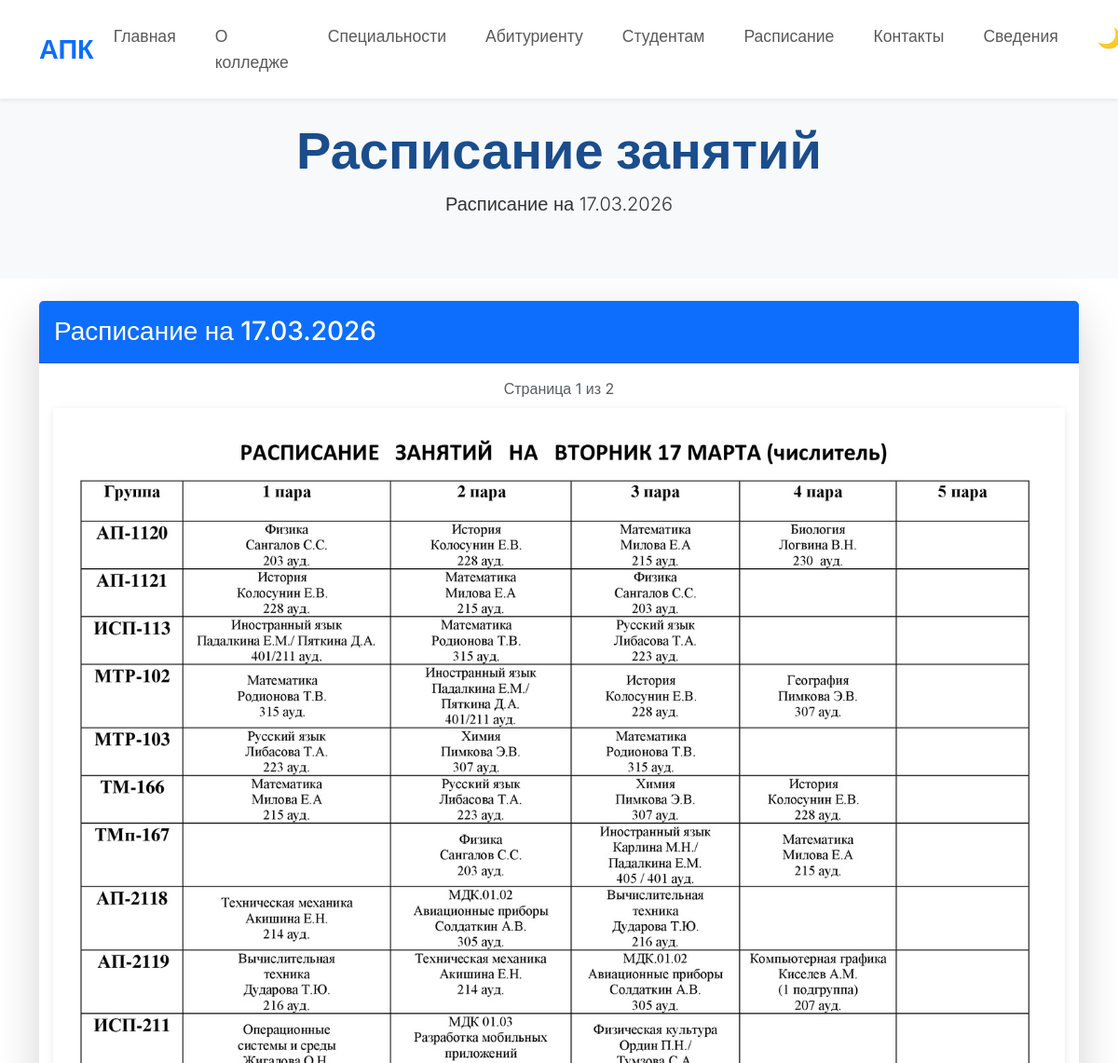
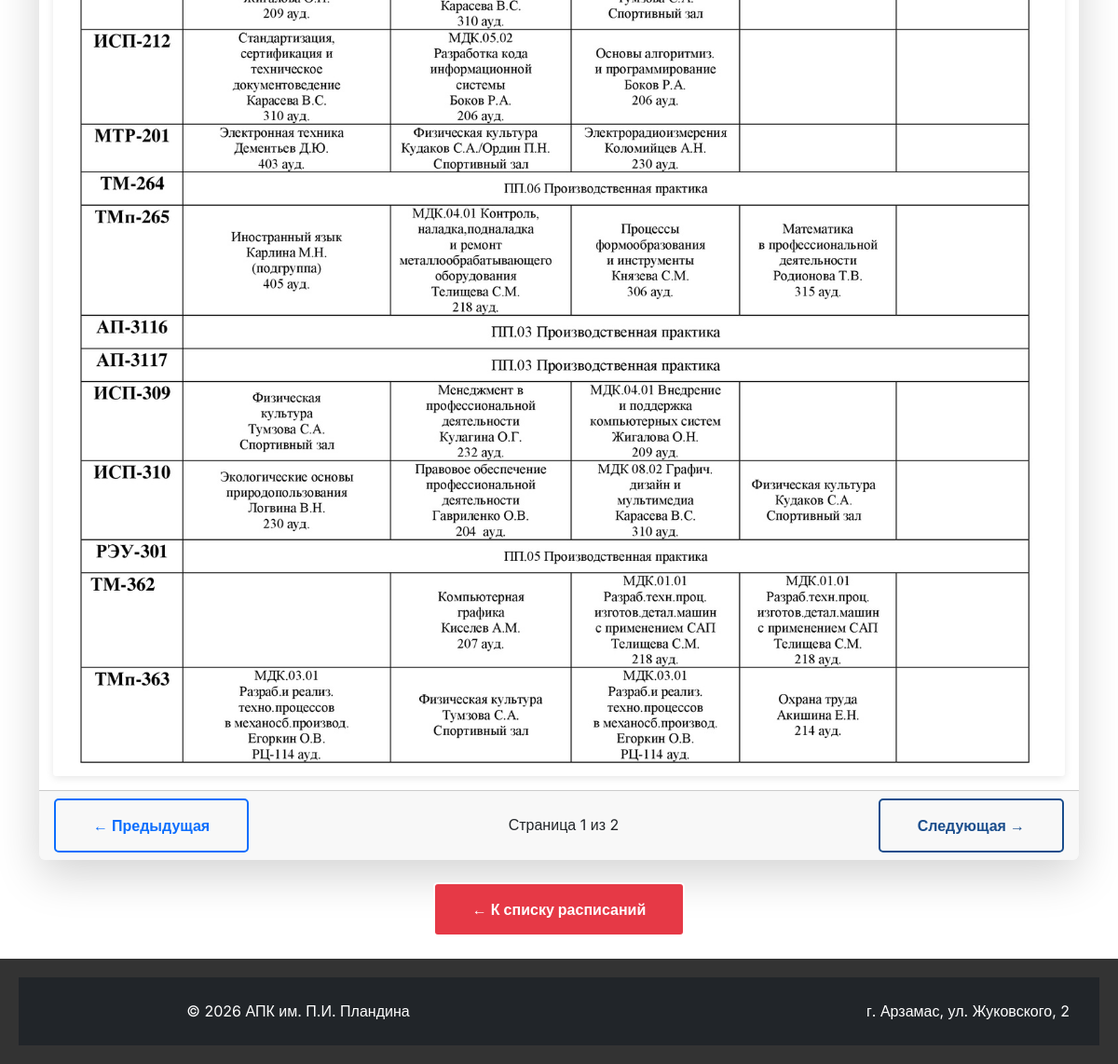
Page /schedule/4/ on the committed database (2 pictures, top to bottom).
### main/models.py (models this page shows, shortened)
class Schedule(models.Model):
    title = models.CharField(max_length=100, verbose_name="Название", default="Расписание")
    date = models.DateField(verbose_name="На какую дату")
    is_active = models.BooleanField(default=True, verbose_name="Актуальное")
    uploaded_at = models.DateTimeField(auto_now_add=True, verbose_name="Дата загрузки")
    class Meta:
        verbose_name = "Расписание"
        verbose_name_plural = "Расписания"
        ordering = ['-date']

class SchedulePage(models.Model):
    schedule = models.ForeignKey(Schedule, on_delete=models.CASCADE, related_name='pages', verbose_name="Расписание")
    image = models.ImageField(upload_to='schedules/', verbose_name="Фото страницы")
    page_number = models.PositiveIntegerField(verbose_name="Номер страницы")
    class Meta:
        verbose_name = "Страница расписания"
        verbose_name_plural = "Страницы расписания"
        ordering = ['page_number']

### main/views.py (the view)
# urls.py: path('schedule/<int:schedule_id>/', views.schedule_detail_view, name='schedule_detail'),
def schedule_detail_view(request, schedule_id):
    schedule = get_object_or_404(Schedule, pk=schedule_id)
    pages = schedule.pages.all().order_by('page_number')
    return render(request, 'schedule_detail.html', {
        'schedule': schedule,
        'pages': pages,
    })

### templates/schedule_detail.html (shortened to what this page needs)
{% extends "base.html" %}
{% load static %}
{% block content %}
<section class="py-5 bg-light">
    <div class="container text-center">
        <h1 class="display-4 fw-bold" data-aos="fade-up">Расписание занятий</h1>
        <p class="lead" data-aos="fade-up" data-aos-delay="100">{{ schedule.title }} на {{ schedule.date|date:"d.m.Y" }}</p>
    </div>
</section>
<section class="py-4">
    <div class="container">
        <div class="card shadow-lg border-0" data-aos="zoom-in">
            <div class="card-header bg-primary text-white py-3">
                <h3 class="mb-0">{{ schedule.title }} на {{ schedule.date|date:"d.m.Y" }}</h3>
            </div>
            <div class="card-body p-0">
                <div id="page-container">
                    {% if pages %}
                        {% with current_page=pages.first %}
                            <div class="schedule-page">
                                <div class="text-center text-muted mb-2">
                                    Страница {{ current_page.page_number }} из {{ pages.count }}
                                </div>
                                <img src="{{ current_page.image.url }}" class="img-fluid w-100" alt="Расписание страница {{ current_page.page_number }}">
                            </div>
                        {% endwith %}
                    {% else %}
                        <p class="text-center py-5">Страницы не загружены</p>
                    {% endif %}
                </div>
            </div>
            {% if pages.count > 1 %}
            <div class="card-footer">
                <div class="d-flex justify-content-between align-items-center">
                    <button id="prevPage" class="btn btn-outline-primary" disabled>← Предыдущая</button>
                    <span id="pageInfo">Страница 1 из {{ pages.count }}</span>
                    <button id="nextPage" class="btn btn-outline-primary">Следующая →</button>
                </div>
            </div>
            {% endif %}
        </div>
        <div class="text-center mt-4">
            <a href="{% url 'schedule' %}" class="btn btn-outline-secondary">← К списку расписаний</a>
        </div>
    </div>
</section>
{% endblock %}

### static/css/style.css (style rules this page uses)
* { margin: 0; padding: 0; box-sizing: border-box; }
:root { --main-color: #1a4d8c; --accent-color: #e63946; --text-color: #333; --bg-light: #f8f9fa; --white: #ffffff; --font-main: 'Inter', sans-serif; }
html, body { height: 100%; margin: 0; padding: 0; }
body { font-family: var(--font-main); color: var(--text-color); line-height: 1.6; display: flex; flex-direction: column; min-height: 100vh; }
.schedule-page { padding: 15px; background: #fff; }
.schedule-page img { box-shadow: 0 2px 8px rgba(0,0,0,0.1); border-radius: 4px; }
.btn { display: inline-block; padding: 15px 40px; background: var(--accent-color); color: white; border: 2px solid white; text-decoration: none; border-radius: 5px; font-weight: 600; transition: all 0.3s ease; animation: fadeInUp 1s ease 0.4s both; }
.btn-outline-primary { border-color: var(--main-color); color: var(--main-color); background: transparent; }
h1.display-4, h1.display-5, h2.display-4, h2.display-5, h2.fw-bold, .section-title { color: #1a4d8c; }

### templates/schedule_detail.html (style rules this page uses)
.schedule-page img { box-shadow: 0 2px 8px rgba(0,0,0,0.1); border-radius: 4px; }

### rows in the picture
Schedule: title "Расписание", date "17.03.2026"
SchedulePage: page_number "1", image (picture)

### other values in the picture
{{ pages.count }} "2"
